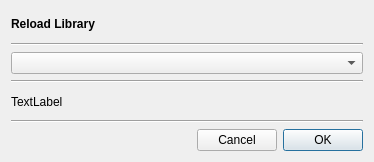
<?xml version="1.0" encoding="UTF-8"?>
<ui version="4.0">
 <class>GUI_ReloadLibraryDialog</class>
 <widget class="QDialog" name="GUI_ReloadLibraryDialog">
  <property name="geometry">
   <rect>
    <x>0</x>
    <y>0</y>
    <width>374</width>
    <height>162</height>
   </rect>
  </property>
  <property name="modal">
   <bool>true</bool>
  </property>
  <layout class="QGridLayout" name="gridLayout">
   <item row="0" column="0">
    <widget class="QLabel" name="lab_title">
     <property name="font">
      <font>
       <weight>75</weight>
       <bold>true</bold>
      </font>
     </property>
     <property name="text">
      <string notr="true">Reload Library</string>
     </property>
    </widget>
   </item>
   <item row="2" column="0">
    <widget class="Gui::ComboBox" name="combo_quality"/>
   </item>
   <item row="6" column="0">
    <layout class="QHBoxLayout" name="horizontalLayout">
     <item>
      <spacer name="horizontalSpacer">
       <property name="orientation">
        <enum>Qt::Horizontal</enum>
       </property>
       <property name="sizeHint" stdset="0">
        <size>
         <width>40</width>
         <height>20</height>
        </size>
       </property>
      </spacer>
     </item>
     <item>
      <widget class="QPushButton" name="btn_cancel">
       <property name="text">
        <string notr="true">Cancel</string>
       </property>
      </widget>
     </item>
     <item>
      <widget class="QPushButton" name="btn_ok">
       <property name="text">
        <string notr="true">OK</string>
       </property>
       <property name="default">
        <bool>true</bool>
       </property>
      </widget>
     </item>
    </layout>
   </item>
   <item row="4" column="0">
    <widget class="QLabel" name="lab_description">
     <property name="text">
      <string notr="true">TextLabel</string>
     </property>
     <property name="wordWrap">
      <bool>true</bool>
     </property>
    </widget>
   </item>
   <item row="3" column="0">
    <widget class="Line" name="line_2">
     <property name="orientation">
      <enum>Qt::Horizontal</enum>
     </property>
    </widget>
   </item>
   <item row="5" column="0">
    <widget class="Line" name="line_3">
     <property name="orientation">
      <enum>Qt::Horizontal</enum>
     </property>
    </widget>
   </item>
   <item row="1" column="0">
    <widget class="Line" name="line">
     <property name="orientation">
      <enum>Qt::Horizontal</enum>
     </property>
    </widget>
   </item>
  </layout>
 </widget>
 <customwidgets>
  <customwidget>
   <class>Gui::ComboBox</class>
   <extends>QComboBox</extends>
   <header>Gui/Utils/Widgets/ComboBox.h</header>
  </customwidget>
 </customwidgets>
 <resources/>
 <connections/>
</ui>
